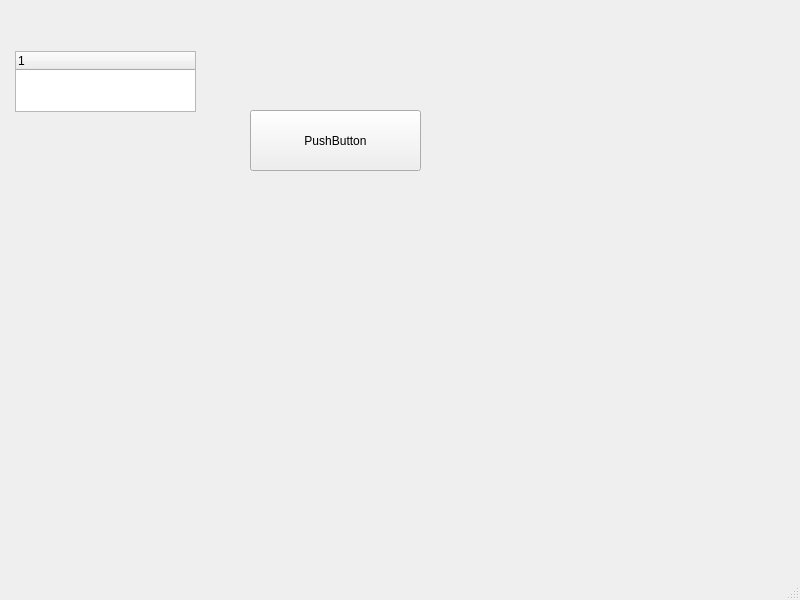
<?xml version="1.0" encoding="UTF-8"?>
<ui version="4.0">
 <class>MainWindow</class>
 <widget class="QMainWindow" name="MainWindow">
  <property name="geometry">
   <rect>
    <x>0</x>
    <y>0</y>
    <width>800</width>
    <height>600</height>
   </rect>
  </property>
  <property name="windowTitle">
   <string>MainWindow</string>
  </property>
  <widget class="QWidget" name="centralwidget">
   <widget class="PushButton" name="pushButton">
    <property name="geometry">
     <rect>
      <x>250</x>
      <y>110</y>
      <width>171</width>
      <height>61</height>
     </rect>
    </property>
    <property name="text">
     <string>PushButton</string>
    </property>
   </widget>
   <widget class="QTreeWidget" name="treeWidget">
    <property name="geometry">
     <rect>
      <x>15</x>
      <y>51</y>
      <width>181</width>
      <height>61</height>
     </rect>
    </property>
    <column>
     <property name="text">
      <string notr="true">1</string>
     </property>
    </column>
   </widget>
  </widget>
  <widget class="QMenuBar" name="menubar">
   <property name="geometry">
    <rect>
     <x>0</x>
     <y>0</y>
     <width>800</width>
     <height>33</height>
    </rect>
   </property>
  </widget>
  <widget class="QStatusBar" name="statusbar"/>
 </widget>
 <customwidgets>
  <customwidget>
   <class>PushButton</class>
   <extends>QPushButton</extends>
   <header location="global">qfluentwidgets.h</header>
  </customwidget>
 </customwidgets>
 <resources/>
 <connections/>
</ui>
